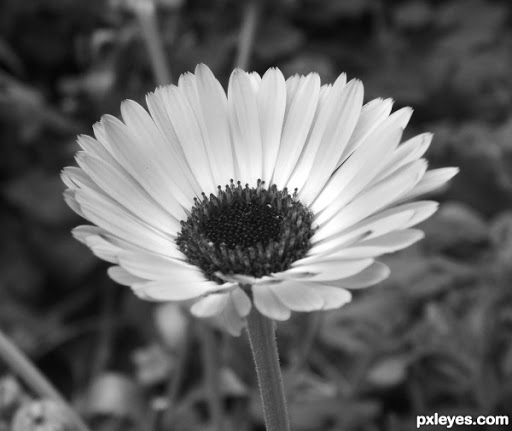
#> input picture py4/img/flower.jpg, 512 x 431 px
$ python fourier_numpy.py
#> lines starting #> are read from the running program, lines starting #| are printed output that depends on the picture
import cv2 as cv
import numpy as np
from matplotlib import pyplot as plt

img = cv.imread('img/flower.jpg',0)
#> img is the input picture: shape (431, 512); min 0, max 255, mean 100.2
f = np.fft.fft2(img)
fshift = np.fft.fftshift(f)
magnitude_spectrum = 20*np.log(np.abs(fshift))
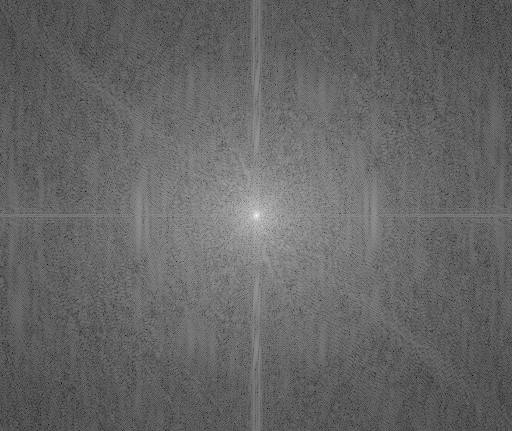
#> magnitude_spectrum: shape (431, 512) float64; min 25.63, max 338.2, mean 151; drawn with min black and max white
plt.subplot(121),plt.imshow(img, cmap = 'gray')
plt.title('Input Image'), plt.xticks([]), plt.yticks([])
plt.subplot(122),plt.imshow(magnitude_spectrum, cmap = 'gray')
plt.title('Magnitude Spectrum'), plt.xticks([]), plt.yticks([])
plt.show()
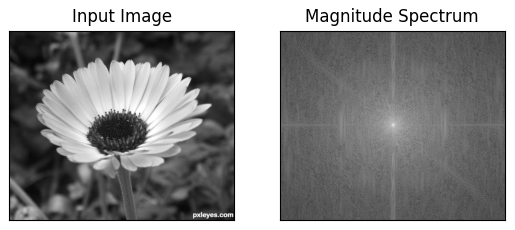
#> figure drawn by matplotlib, 2 panels

rows, cols = img.shape
#> rows = 431; cols = 512
crow,ccol = rows//2 , cols//2
#> crow = 215; ccol = 256
fshift[crow-30:crow+31, ccol-30:ccol+31] = 0
f_ishift = np.fft.ifftshift(fshift)
img_back = np.fft.ifft2(f_ishift)
img_back = np.real(img_back)
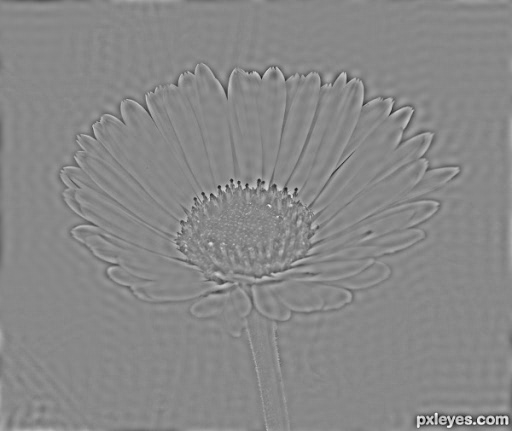
#> img_back: shape (431, 512) float64; min -186.9, max 162.2, mean 0; drawn with min black and max white
plt.subplot(131),plt.imshow(img, cmap = 'gray')
plt.title('Input Image'), plt.xticks([]), plt.yticks([])
plt.subplot(132),plt.imshow(img_back, cmap = 'gray')
plt.title('Image after HPF'), plt.xticks([]), plt.yticks([])
plt.subplot(133),plt.imshow(img_back)
plt.title('Result in JET'), plt.xticks([]), plt.yticks([])
plt.show()
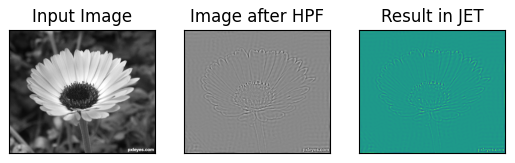
#> figure drawn by matplotlib, 3 panels
